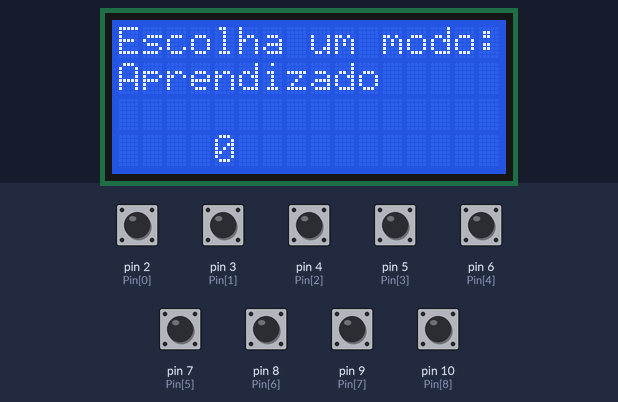
Bench run of a sketch on a simulated Arduino Uno, built with avr-gcc and run on an emulated ATmega328P. On the bench: 16×4 character LCD. Inputs (shaded band) come from the test bench; at power-on: pin 2 (Pin[0]), pin 3 (Pin[1]), pin 4 (Pin[2]), pin 5 (Pin[3]), pin 6 (Pin[4]), pin 7 (Pin[5]), pin 8 (Pin[6]), pin 9 (Pin[7]), pin 10 (Pin[8]) HIGH. Random numbers use the default seed unless the sketch sets one; what the sketch prints to the serial monitor is not drawn.

Above: at 2.8 s.
2.9 s: pin 2 (Pin[0]) pulled LOW for 3.2 s
At 7.0 s:
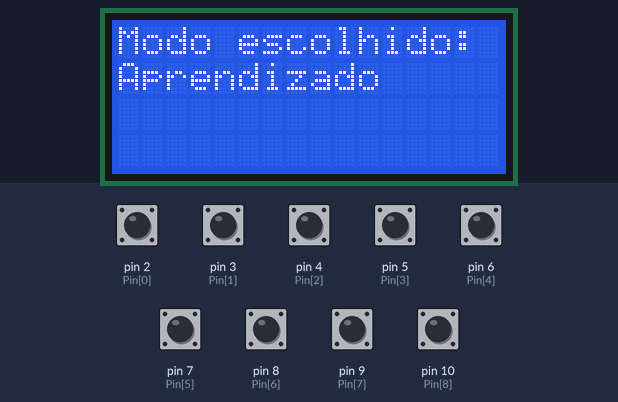
9.1 s: pin 3 (Pin[1]) pulled LOW for 0.15 s
At 10.3 s:
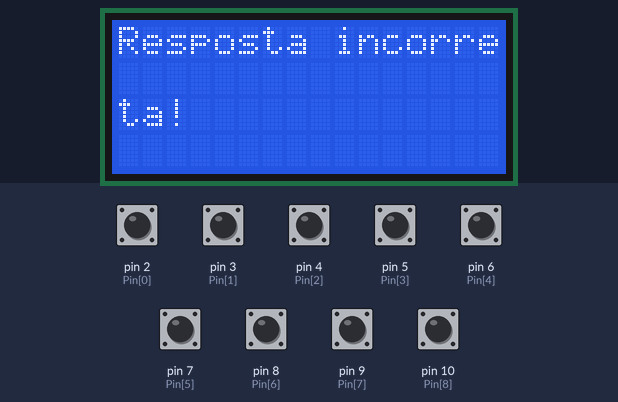
10.7 s: pin 10 (Pin[8]) pulled LOW for 0.15 s
At 11.5 s:
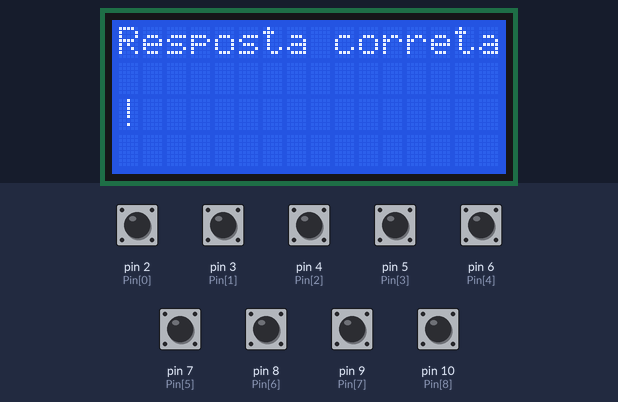
12.3 s: pin 3 (Pin[1]) pulled LOW for 1 s
At 12.8 s:
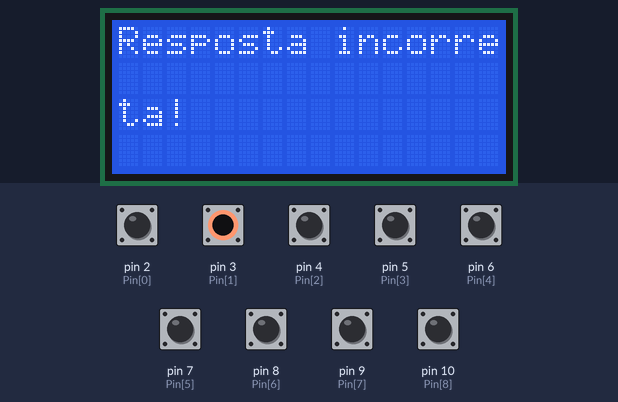
14.8 s: pin 10 (Pin[8]) pulled LOW for 1 s
At 15.9 s:
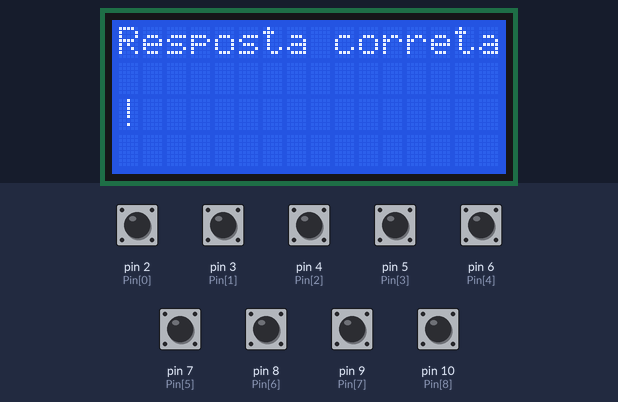
Timing chart, 0 to 17.8 s (numbered marks = the images above; inputs shaded):
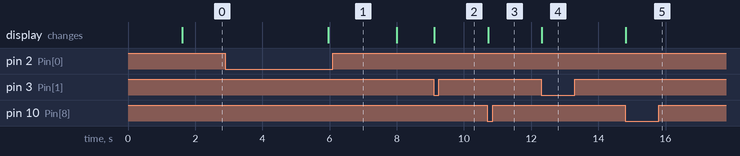

The sketch:

Codigo-Prog-ProjetoBodyQuiz.ino
```cpp
#include <Wire.h>
#include <LiquidCrystal_I2C.h>

LiquidCrystal_I2C lcd(0x20,16,4);  // set the LCD address to 0x20 for a 16 chars and 4 line display

int Pin[11] = {2, 3, 4, 5, 6, 7, 8, 9, 10};//Array pino dos botões
int Tamanho = sizeof(Pin) / sizeof(Pin[0]);//Calcula o tamanho do array

int modoJogoIndex = 0;//Guarda a posição do modo de jogo
char modoJogo[][20] = {"Aprendizado", "Desafio Solo", "Desafio Dupla"};//Guarda o nome dos modos de jogo
bool escolhido = false;
unsigned long time;//Variável de tempo para a função millis

long iRepetido; //Controle do random question

// Array perguntas em forma de ponteiro
  char *perguntas[] = {
    "Bombeia sangue para o corpo?",
    "Troca de oxigenio por CO2?",
    "Filtra sangue e armazena celulas sanguineas?",
    "Produz bile e desintoxica?",
    "Digere alimentos com acidos?",
    "Filtra sangue e produz urina?",
    "Absorve nutrientes dos alimentos?",
    "Produz insulina e regula acucar?"
    };

  // Array respostas em forma de ponteiro
  char *respostas[] = {
    "Coracao",
    "Pulmoes",
    "Baco",
    "Figado",
    "Estomago",
    "Rins",
    "Intestinos",
    "Pancreas"
    };

  int totalPerguntas = sizeof(perguntas) / sizeof(perguntas[0]); // Conta quantas perguntas existem
  int ultimaPergunta = -1; // Índice da pergunta atual
  int indiceAleatorio; //Indice da pergunta printada no lcd

  int quantidadePinos = sizeof(Pin) / sizeof(Pin[0]);


void setup()
{
  lcd.init();// Inicializa o LCD
  Serial.begin(9600);
   Serial.println("Serial Iniciada.");

  for(int i = 0; i <= Tamanho; i++){//Definição do PinMode de todos os botões
    pinMode(Pin[i], INPUT_PULLUP);
  }
  lcd.backlight();
  lcd.print("Bem vindo ao projeto");
  delay(1500);
  lcd.clear();
  lcd.setCursor(0,0);
  lcd.print("Escolha um modo:");
  lcd.setCursor(0,1);
  lcd.print(modoJogo[modoJogoIndex]);
  lcd.setCursor(0,3);
  lcd.print(modoJogoIndex);


}

void loop()
{
  /*
  for(int i = 0; i < Tamanho; i++){//For para verificação de funcionamento dos botões
    while(digitalRead(Pin[i]) == 0){
    lcd.setCursor(0,1);
    lcd.print("Botão pressionado:");
    lcd.print(i);}
    lcd.clear();
  }
  */
  funcModoJogo();

}


void funcModoJogo(){

  if(digitalRead(Pin[0]) == 0){

    time = millis();//Pareia a variável time com a função millis

    while(digitalRead(Pin[0]) == 0 && escolhido == false){//Impede comandos infinitos
      if(millis()-time > 3000){//Caso a variável time despareada seja 3 segundos menor que a função millis, o if é verdadeiro.
      escolhido = true;}

    }

    if(escolhido == true){
    if(modoJogoIndex == 1){funcModoAprendizado();}
    else if(modoJogoIndex == 2){funcModoDesafioSolo();}
    else if(modoJogoIndex == 3){funcModoDesafioDupla();}
    }

    lcd.clear();
    lcd.setCursor(0,0);
    lcd.print("Escolha um modo:");
    lcd.setCursor(0,1);
    lcd.print(modoJogo[modoJogoIndex]);
    lcd.setCursor(0,3);
    lcd.print(modoJogoIndex);


    modoJogoIndex++;

    if(modoJogoIndex >= sizeof(modoJogo)/sizeof(modoJogo[0])){//Reseta o loop de modos. "sizeof(modoJogo)/sizeof(modoJogo[0])" retorna o tamanho do array modoJogoIndex.
    modoJogoIndex = 0;
    }

  }
}

void introducao(String modo){
  escolhido = false;
  lcd.clear();
  lcd.setCursor(0,0);
  lcd.print("Modo escolhido:");
  lcd.setCursor(0,1);
  lcd.print(modo);
  delay(2000);
}

void funcModoAprendizado(){
  introducao("Aprendizado");

  funcPerguntas(perguntas);

  // Percorre todos os botões de resposta (1 a 8)
  while(true){
  for(int i = 1; i <= 8; i++) {
    if(digitalRead(Pin[i]) == 0) {  // Se qualquer botão for pressionado
      lcd.clear();
      lcd.setCursor(0,0);

      if(i == indiceAleatorio + 1) {  // Se for o botão correto
        lcd.print("Resposta correta!");
      } else {  // Se for qualquer outro botão
        lcd.print("Resposta incorreta!");
      }
      delay(1000); // Pequeno delay para evitar repetições indesejadas

    }

  }
  }

  funcModoAprendizado();
}

void funcModoDesafioSolo(){
  introducao("Desafio Solo");
}

void funcModoDesafioDupla(){
  introducao("Desafio Dupla");
}

void funcPerguntas(char *perguntas[]){
  Serial.println("Passando por FuncPerguntas");

  lcd.clear(); // Limpa o LCD antes de exibir a próxima pergunta

  lcd.setCursor(0, 0);
  lcd.print("Qual orgao:");

  do {
    indiceAleatorio = random(0, totalPerguntas); // Escolhe um índice aleatório
  } while (indiceAleatorio == ultimaPergunta); // Evita repetir a última pergunta

  ultimaPergunta = indiceAleatorio; // Atualiza a última pergunta exibida

  exibirNoLCD(perguntas[indiceAleatorio]); // Exibe a pergunta escolhida
}

void exibirNoLCD(char *mensagem) {
  int i = 0, linha = 1;

  while (mensagem[i] != '\0' && linha < 4) { // Enquanto houver caracteres e linhas disponíveis
    lcd.setCursor(0, linha); // Move o cursor para a linha correta
    for (int j = 0; j < 20 && mensagem[i] != '\0'; j++, i++) {
    lcd.print(mensagem[i]); // Escreve caractere por caractere
    }
    linha++; // Vai para a próxima linha após 20 caracteres
    }
}
```

Measured:
- after the input at 2.9 s, the display: changes after 3.1 s (image 1)
- after the input at 9.1 s, the display: changes at once (image 2)
- after the input at 10.7 s, the display: changes at once (image 3)
- after the input at 12.3 s, the display: changes at once (image 4)
- after the input at 14.8 s, the display: changes at once (image 5)
